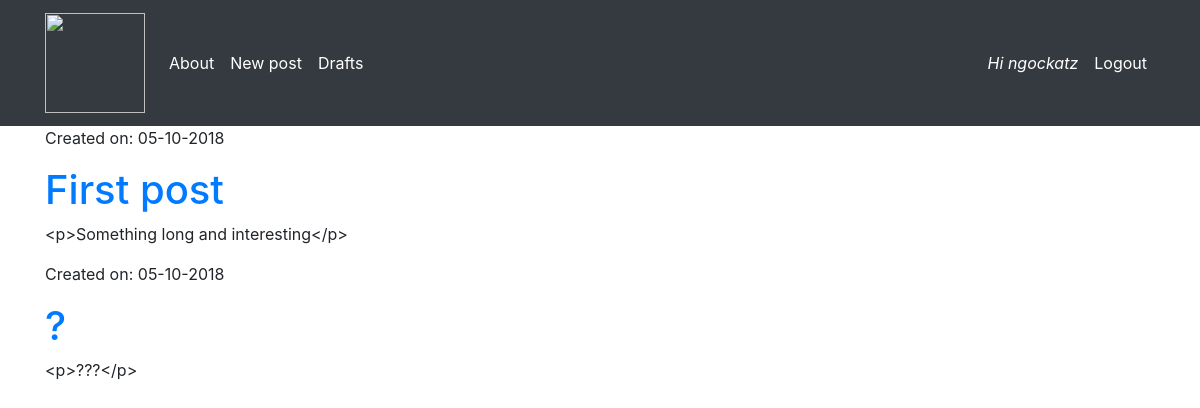
The page /drafts (signed in) on the database as committed earlier.
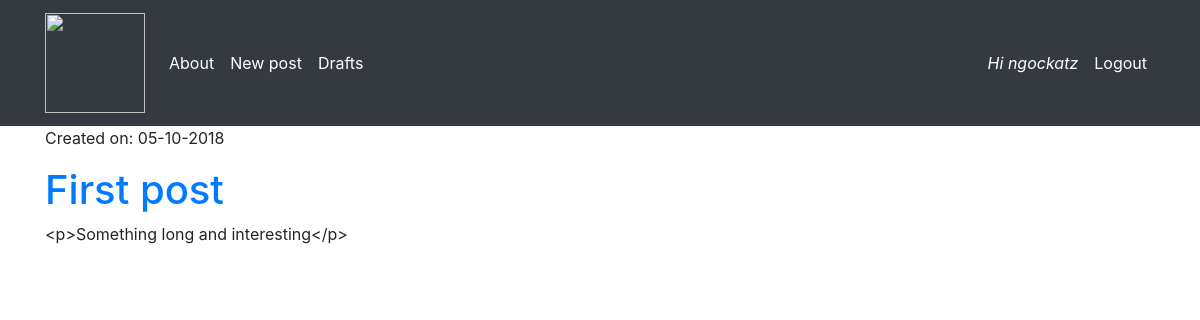
The same page on the database as committed later.
### blog/models.py (models this page shows, shortened)
class Post(models.Model):
    author = models.ForeignKey('auth.User', on_delete=models.CASCADE)  # superuser
    title = models.CharField(max_length=160)
    text = models.TextField()
    date_create = models.DateTimeField(default=timezone.now)
    date_publish = models.DateTimeField(blank=True, null=True)

### blog/views.py (the view)
# urls.py: path('drafts', views.DraftListView.as_view(), name='drafts'),
class DraftListView(LoginRequiredMixin, ListView):
    login_url = '/login'
    redirect_field_name = 'blog/all_posts.html'
    model = Post
    template_name = 'blog/drafts.html'
    def get_queryset(self):  # filter records
        return Post.objects.filter(date_publish__isnull=True).order_by('date_create')

### blog/templates/blog/drafts.html
{% extends 'blog/shared.html' %}
{% block content_block %}
{% for post in post_list %}
<div>
    <p>Created on: {{post.date_create|date:'d-m-Y'}}</p>
    <h1>
        <a href="{% url 'post_content' pk=post.pk%}">
            {{post.title}}
        </a>
    </h1>
    <p>{{post.text|truncatechars:200}}</p>
</div>
{% endfor %}
{% endblock %}

Rows that differ between the two databases and show on the page:
removed Post: date_create "05-10-2018", title "?", text "<p>???</p>"
